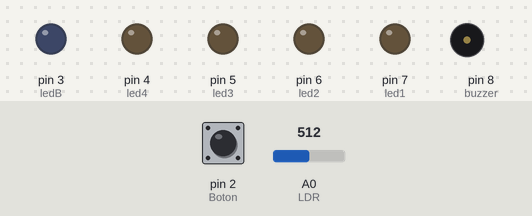
A sketch run on a simulated Arduino Uno, built with avr-gcc and run on an emulated ATmega328P. On the bench: output pins drawn as LEDs (lit = HIGH), buzzer (waves = sounding, pin HIGH). The inputs (shaded band) are chosen by the test bench; at power-on: pin 2 (Boton) LOW, A0 (LDR) = 512.

Above: at 1.2 s.
1.3 s: pin 2 (Boton) pulled HIGH for 0.15 s
At 1.7 s:
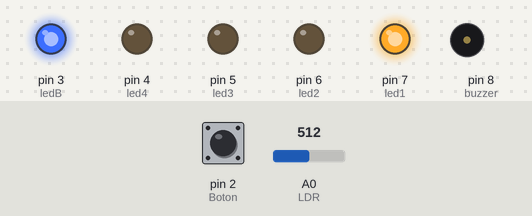
At 2.2 s:
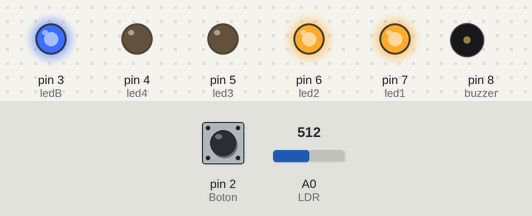
4.3 s: pin 2 (Boton) pulled HIGH for 3.2 s
At 14.0 s:
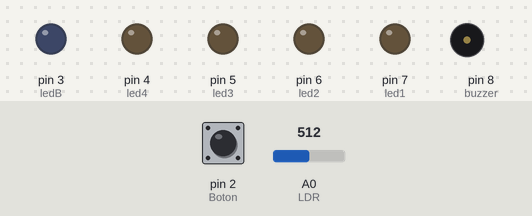
Timing chart, 0 to 15.0 s (numbered marks = the images above; inputs shaded):
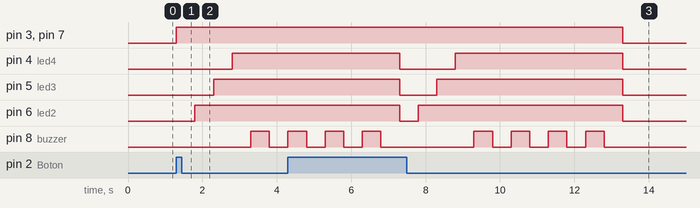

Measured:
- after the input at 1.3 s, pin 3 (ledB), pin 7 (led1): LOW → HIGH at once; pin 4 (led4): LOW → HIGH after 1.5 s; pin 5 (led3): LOW → HIGH after 1.0 s; pin 6 (led2): LOW → HIGH after 0.50 s; pin 8 (buzzer): LOW → HIGH after 2.0 s, → LOW 0.50 s later
- after the input at 4.3 s, pin 3 (ledB), pin 7 (led1): HIGH → LOW after 9.0 s instead of 3.0 s

The sketch:

Ejercicio8.ino
```cpp
//Declaracion de variables
int led1=7;
int led2=6;
int led3=5;
int led4=4;
int ledB=3;
int Boton=2;
int buzzer=8;
int LDR=A0;
int val=0;
int val1=0;
int rango=512;

//Declaracion de condiciones iniciales
void setup() {
  pinMode(led1,OUTPUT);
  pinMode(led2,OUTPUT);
  pinMode(led3,OUTPUT);
  pinMode(led4,OUTPUT);
  pinMode(ledB,OUTPUT);
  pinMode(buzzer,OUTPUT);
  pinMode(Boton,INPUT);
}
  //lop de programacion
void loop() {
  val1=digitalRead(Boton);

  if(val1==HIGH){
    digitalWrite(ledB,HIGH);
   val=analogRead(LDR);
   if(val<=rango){
    digitalWrite(led1,HIGH);
    digitalWrite(led2,LOW);
    digitalWrite(led3,LOW);
    digitalWrite(led4,LOW);
    delay(500);
    digitalWrite(led1,HIGH);
    digitalWrite(led2,HIGH);
    digitalWrite(led3,LOW);
    digitalWrite(led4,LOW);
    delay(500);
    digitalWrite(led1,HIGH);
    digitalWrite(led2,HIGH);
    digitalWrite(led3,HIGH);
    digitalWrite(led4,LOW);
    delay(500);
    digitalWrite(led1,HIGH);
    digitalWrite(led2,HIGH);
    digitalWrite(led3,HIGH);
    digitalWrite(led4,HIGH);
    delay(500);

    digitalWrite(buzzer,HIGH);
    delay(500);

    digitalWrite(buzzer,LOW);
    delay(500);

    digitalWrite(buzzer,HIGH);
    delay(500);

    digitalWrite(buzzer,LOW);
    delay(500);

    digitalWrite(buzzer,HIGH);
    delay(500);

    digitalWrite(buzzer,LOW);
    delay(500);

    digitalWrite(buzzer,HIGH);
    delay(500);

    digitalWrite(buzzer,LOW);
    delay(500);

   }
   else{
    digitalWrite(led1,LOW);
    digitalWrite(led2,LOW);
    digitalWrite(led3,LOW);
    digitalWrite(led4,LOW);
    digitalWrite(buzzer,LOW);
   }
  }
  else{
    digitalWrite(led1,LOW);
    digitalWrite(led2,LOW);
    digitalWrite(led3,LOW);
    digitalWrite(led4,LOW);
    digitalWrite(ledB,LOW);
    digitalWrite(buzzer,LOW);
    }
}
```

cuadernillo_practica9.c
```cpp
// Sensor proximidad garage
const int pin_echo=8;
const int pin_trigger=9;
int led13=13;
unsigned int tiempo, distancia;
int choque_cortinilla;

// Subiendo
int led_subiendo=7;
int boton_subir=5;

// Bajando
int led_bajando=6;
int boton_bajar=4;

void setup() {
	pinMode(pin_echo, INPUT);
	pinMode(pin_trigger, OUTPUT);
	pinMode(led13,OUTPUT);

	pinMode(led_subiendo,OUTPUT);
	pinMode(led_bajando,OUTPUT);

	pinMode(boton_subir,INPUT);
	pinMode(boton_bajar,INPUT);
}

// Return 1 if cortinilla pegando
int checha_sensor(){
	digitalWrite(pin_trigger, LOW);
	delayMicroseconds(2);

	digitalWrite(pin_trigger, HIGH);
	delayMicroseconds(10);

	digitalWrite(pin_trigger, LOW);

	tiempo=pulseIn(pin_echo,HIGH);
	distancia=tiempo/58;

	if(distancia>=15) {
		digitalWrite(led13,LOW);
		return 0;
	} else {
		digitalWrite(led13,HIGH);
		return 1;
	}
}

void loop() {
	if( digitalRead(boton_subir) )
	{
		digitalWrite(led_subiendo,HIGH);
		choque_cortinilla = checha_sensor();
		while(!choque_cortinilla)
		{
			choque_cortinilla = checha_sensor();
		}
		digitalWrite(led_subiendo,LOW);
	}
	else if ( digitalRead(boton_bajar) )
	{
		digitalWrite(led_bajando,HIGH);
		choque_cortinilla = checha_sensor();
		while(!choque_cortinilla)
		{
			choque_cortinilla = checha_sensor();
		}
		digitalWrite(led_bajando,LOW);
	}

}
```

ejercicio5.c
```cpp
// Buzzer

int LedIzqA=13;
int LedIzqB=12;
int LedIzqC=11;
int LedIzqD=3;

int LedDerA=10;
int LedDerB=9;
int LedDerC=8;
int LedDerD=2;

int Buzzer=7;

int BotonStop=4;
int BotonIzq=5;
int BotonDer=6;

int valIzq=0;
int valDer=0;
int valStop=0;

// Declaración de condiciones iniciales

void setup(){
	pinMode(LedIzqA, OUTPUT);
	pinMode(LedIzqB, OUTPUT);
	pinMode(LedIzqC, OUTPUT);
    pinMode(LedIzqD, OUTPUT);

	pinMode(LedDerA, OUTPUT);
	pinMode(LedDerB, OUTPUT);
	pinMode(LedDerC, OUTPUT);
    pinMode(LedDerD, OUTPUT);

	pinMode(Buzzer, OUTPUT);

	pinMode(BotonIzq, OUTPUT);
	pinMode(BotonDer, OUTPUT);
    pinMode(BotonStop, OUTPUT);
}

// Secuencia Loop
void loop() {
	valIzq=digitalRead(BotonIzq);

	if(valIzq==HIGH)
	{
		digitalWrite(LedIzqA, HIGH);
		digitalWrite(LedIzqB, LOW);
		digitalWrite(LedIzqC, LOW);
        digitalWrite(LedIzqD, LOW);
		delay(500);

		digitalWrite(LedIzqA, HIGH);
		digitalWrite(LedIzqB, HIGH);
		digitalWrite(LedIzqC, LOW);
        digitalWrite(LedIzqD, LOW);
		delay(500);

		digitalWrite(LedIzqA, HIGH);
		digitalWrite(LedIzqB, HIGH);
		digitalWrite(LedIzqC, HIGH);
        digitalWrite(LedIzqD, LOW);
		delay(500);

        digitalWrite(LedIzqA, HIGH);
		digitalWrite(LedIzqB, HIGH);
		digitalWrite(LedIzqC, HIGH);
        digitalWrite(LedIzqD, HIGH);

        digitalWrite(Buzzer, HIGH);
		delay(500);
	} else
	{
		digitalWrite(LedIzqA, LOW);
		digitalWrite(LedIzqB, LOW);
		digitalWrite(LedIzqC, LOW);
        digitalWrite(LedIzqD, LOW);
		digitalWrite(Buzzer, LOW);
	}

	valDer=digitalRead(BotonDer);

	if(valDer==HIGH)
	{
		digitalWrite(LedDerA, LOW);
		digitalWrite(LedDerB, LOW);
		digitalWrite(LedDerC, LOW);
        digitalWrite(LedDerD, HIGH);
		delay(500);

		digitalWrite(LedDerA, LOW);
		digitalWrite(LedDerB, LOW);
		digitalWrite(LedDerC, HIGH);
        digitalWrite(LedDerD, HIGH);
		delay(500);

        digitalWrite(LedDerA, LOW);
		digitalWrite(LedDerB, HIGH);
		digitalWrite(LedDerC, HIGH);
        digitalWrite(LedDerD, HIGH);
        delay(500);

		digitalWrite(LedDerA, HIGH);
		digitalWrite(LedDerB, HIGH);
		digitalWrite(LedDerC, HIGH);
        digitalWrite(LedDerD, HIGH);
		digitalWrite(Buzzer, HIGH);
		delay(500);
	} else
	{
		digitalWrite(LedDerA, LOW);
		digitalWrite(LedDerB, LOW);
		digitalWrite(LedDerC, LOW);
        digitalWrite(LedDerD, LOW);
		digitalWrite(Buzzer, LOW);
	}

    // Stop

    valStop=digitalRead(BotonStop);

	if(valStop==HIGH)
	{
        digitalWrite(Buzzer, HIGH);

        digitalWrite(LedIzqA, HIGH);
		digitalWrite(LedIzqB, LOW);
		digitalWrite(LedIzqC, LOW);
        digitalWrite(LedIzqD, LOW);

		digitalWrite(LedDerA, LOW);
		digitalWrite(LedDerB, LOW);
		digitalWrite(LedDerC, LOW);
        digitalWrite(LedDerD, HIGH);

        delay(500);

        digitalWrite(LedIzqD, LOW);
        digitalWrite(LedIzqA, HIGH);
		digitalWrite(LedIzqB, LOW);
		digitalWrite(LedIzqC, LOW);

		digitalWrite(LedDerA, LOW);
		digitalWrite(LedDerB, LOW);
		digitalWrite(LedDerC, HIGH);
        digitalWrite(LedDerD, LOW);

        delay(500);

        digitalWrite(LedIzqD, LOW);
        digitalWrite(LedIzqA, LOW);
		digitalWrite(LedIzqB, HIGH);
		digitalWrite(LedIzqC, LOW);

		digitalWrite(LedDerA, LOW);
		digitalWrite(LedDerB, HIGH);
		digitalWrite(LedDerC, LOW);
        digitalWrite(LedDerD, LOW);

        delay(500);

        digitalWrite(LedIzqD, LOW);
        digitalWrite(LedIzqA, LOW);
		digitalWrite(LedIzqB, LOW);
		digitalWrite(LedIzqC, HIGH);

		digitalWrite(LedDerA, HIGH);
		digitalWrite(LedDerB, LOW);
		digitalWrite(LedDerC, LOW);
        digitalWrite(LedDerD, LOW);

		delay(500);

        digitalWrite(LedIzqD, LOW);
        digitalWrite(LedIzqA, LOW);
		digitalWrite(LedIzqB, HIGH);
		digitalWrite(LedIzqC, LOW);

		digitalWrite(LedDerA, LOW);
		digitalWrite(LedDerB, HIGH);
		digitalWrite(LedDerC, LOW);
        digitalWrite(LedDerD, LOW);

        delay(500);

        digitalWrite(LedIzqD, LOW);
        digitalWrite(LedIzqA, HIGH);
		digitalWrite(LedIzqB, LOW);
		digitalWrite(LedIzqC, LOW);

		digitalWrite(LedDerA, LOW);
		digitalWrite(LedDerB, LOW);
		digitalWrite(LedDerC, HIGH);
        digitalWrite(LedDerD, LOW);

        delay(500);

        digitalWrite(LedIzqA, HIGH);
		digitalWrite(LedIzqB, LOW);
		digitalWrite(LedIzqC, LOW);
        digitalWrite(LedIzqD, LOW);

		digitalWrite(LedDerA, LOW);
		digitalWrite(LedDerB, LOW);
		digitalWrite(LedDerC, LOW);
        digitalWrite(LedDerD, HIGH);

        delay(500);
	} else
	{
        digitalWrite(LedIzqA, LOW);
		digitalWrite(LedIzqB, LOW);
		digitalWrite(LedIzqC, LOW);
        digitalWrite(LedIzqD, LOW);

		digitalWrite(LedDerA, LOW);
		digitalWrite(LedDerB, LOW);
		digitalWrite(LedDerC, LOW);
        digitalWrite(LedDerD, LOW);

        digitalWrite(Buzzer, LOW);
	}
}
```

ejercicio6_1.c
```cpp
// Pantalla 7 segmentos

int pinA=13;
int pinB=12;
int pinC=11;
int pinD=10;
int pinE=9;
int pinF=8;
int pinG=7;

void setup(){
	pinMode(pinA, OUTPUT);
	pinMode(pinB, OUTPUT);
	pinMode(pinC, OUTPUT);
	pinMode(pinD, OUTPUT);
	pinMode(pinE, OUTPUT);
	pinMode(pinF, OUTPUT);
	pinMode(pinG, OUTPUT);
}

// Apaga todos
void setAllLow() {
	digitalWrite(pinA, LOW);
	digitalWrite(pinB, LOW);
	digitalWrite(pinC, LOW);
	digitalWrite(pinD, LOW);
	digitalWrite(pinE, LOW);
	digitalWrite(pinF, LOW);
	digitalWrite(pinG, LOW);
}

// 0
void put0(int delay_time) {
	setAllLow();
	digitalWrite(pinA, HIGH);
	digitalWrite(pinB, HIGH);
	digitalWrite(pinC, HIGH);
	digitalWrite(pinD, HIGH);
	digitalWrite(pinE, HIGH);
	digitalWrite(pinF, HIGH);
	delay(delay_time);
}

// 1
void put1(int delay_time) {
	setAllLow();
	digitalWrite(pinB, HIGH);
	digitalWrite(pinC, HIGH);
	delay(delay_time);
}

// 2
void put2(int delay_time) {
	setAllLow();
	digitalWrite(pinA, HIGH);
	digitalWrite(pinB, HIGH);
	digitalWrite(pinG, HIGH);
	digitalWrite(pinE, HIGH);
	digitalWrite(pinD, HIGH);
	delay(delay_time);
}

// 3
void put3(int delay_time) {
	setAllLow();
	digitalWrite(pinA, HIGH);
	digitalWrite(pinB, HIGH);
	digitalWrite(pinG, HIGH);
	digitalWrite(pinC, HIGH);
	digitalWrite(pinD, HIGH);
	delay(delay_time);
}

// 4
void put4(int delay_time) {
	setAllLow();
	digitalWrite(pinF, HIGH);
	digitalWrite(pinB, HIGH);
	digitalWrite(pinG, HIGH);
	digitalWrite(pinC, HIGH);
	delay(delay_time);
}

// 5
void put5(int delay_time) {
	setAllLow();
	digitalWrite(pinA, HIGH);
	digitalWrite(pinC, HIGH);
	digitalWrite(pinD, HIGH);
	digitalWrite(pinF, HIGH);
	digitalWrite(pinG, HIGH);
	delay(delay_time);
}

// 6
void put6(int delay_time) {
	setAllLow();
	digitalWrite(pinA, HIGH);
	digitalWrite(pinC, HIGH);
	digitalWrite(pinD, HIGH);
	digitalWrite(pinE, HIGH);
	digitalWrite(pinF, HIGH);
	digitalWrite(pinG, HIGH);
	delay(delay_time);
}

// 7
void put7(int delay_time) {
	setAllLow();
	digitalWrite(pinA, HIGH);
	digitalWrite(pinB, HIGH);
	digitalWrite(pinC, HIGH);
	delay(delay_time);
}

// 8
void put8(int delay_time) {
	setAllLow();
	digitalWrite(pinA, HIGH);
	digitalWrite(pinB, HIGH);
	digitalWrite(pinC, HIGH);
	digitalWrite(pinD, HIGH);
	digitalWrite(pinE, HIGH);
	digitalWrite(pinF, HIGH);
	digitalWrite(pinG, HIGH);
	delay(delay_time);
}

// 9
void put9(int delay_time) {
	setAllLow();
	digitalWrite(pinA, HIGH);
	digitalWrite(pinB, HIGH);
	digitalWrite(pinC, HIGH);
	digitalWrite(pinD, HIGH);
	digitalWrite(pinF, HIGH);
	digitalWrite(pinG, HIGH);
	delay(delay_time);
}

// A
void putA(int delay_time) {
	setAllLow();
	digitalWrite(pinA, HIGH);
	digitalWrite(pinB, HIGH);
	digitalWrite(pinC, HIGH);
	digitalWrite(pinE, HIGH);
	digitalWrite(pinF, HIGH);
	digitalWrite(pinG, HIGH);
	delay(delay_time);
}

// B
void putB(int delay_time) {
	setAllLow();
	digitalWrite(pinA, HIGH);
	digitalWrite(pinB, HIGH);
	digitalWrite(pinC, HIGH);
	digitalWrite(pinD, HIGH);
	digitalWrite(pinE, HIGH);
	digitalWrite(pinF, HIGH);
	digitalWrite(pinG, HIGH);
	delay(delay_time);
}

// C
void putC(int delay_time) {
	setAllLow();
	digitalWrite(pinA, HIGH);
	digitalWrite(pinD, HIGH);
	digitalWrite(pinE, HIGH);
	digitalWrite(pinF, HIGH);
	delay(delay_time);
}

// D
void putD(int delay_time) {
	setAllLow();
	digitalWrite(pinA, HIGH);
	digitalWrite(pinB, HIGH);
	digitalWrite(pinC, HIGH);
	digitalWrite(pinD, HIGH);
	digitalWrite(pinE, HIGH);
	digitalWrite(pinF, HIGH);
	delay(delay_time);
}

// E
void putE(int delay_time) {
	setAllLow();
	digitalWrite(pinA, HIGH);
	digitalWrite(pinD, HIGH);
	digitalWrite(pinE, HIGH);
	digitalWrite(pinF, HIGH);
	digitalWrite(pinG, HIGH);
	delay(delay_time);
}

// F
void putF(int delay_time) {
	setAllLow();
	digitalWrite(pinA, HIGH);
	digitalWrite(pinE, HIGH);
	digitalWrite(pinF, HIGH);
	digitalWrite(pinG, HIGH);
	delay(delay_time);
}

// G
void putG(int delay_time) {
	setAllLow();
	digitalWrite(pinA, HIGH);
	digitalWrite(pinC, HIGH);
	digitalWrite(pinD, HIGH);
	digitalWrite(pinE, HIGH);
	digitalWrite(pinF, HIGH);
	digitalWrite(pinG, HIGH);
	delay(delay_time);
}

// H
void putH(int delay_time) {
	setAllLow();
	digitalWrite(pinB, HIGH);
	digitalWrite(pinC, HIGH);
	digitalWrite(pinE, HIGH);
	digitalWrite(pinF, HIGH);
	digitalWrite(pinG, HIGH);
	delay(delay_time);
}

// I
void putI(int delay_time) {
	setAllLow();
	digitalWrite(pinB, HIGH);
	digitalWrite(pinC, HIGH);
	delay(delay_time);
}

// J
void putJ(int delay_time) {
	setAllLow();
	digitalWrite(pinB, HIGH);
	digitalWrite(pinC, HIGH);
	digitalWrite(pinD, HIGH);
	delay(delay_time);
}

// L
void putL(int delay_time) {
	setAllLow();
	digitalWrite(pinD, HIGH);
	digitalWrite(pinE, HIGH);
	digitalWrite(pinF, HIGH);
	delay(delay_time);
}

// N
void putN(int delay_time) {
	setAllLow();
	digitalWrite(pinA, HIGH);
	digitalWrite(pinB, HIGH);
	digitalWrite(pinC, HIGH);
	digitalWrite(pinE, HIGH);
	digitalWrite(pinF, HIGH);
	delay(delay_time);
}

// O
void putO(int delay_time) {
	setAllLow();
	digitalWrite(pinA, HIGH);
	digitalWrite(pinB, HIGH);
	digitalWrite(pinC, HIGH);
	digitalWrite(pinD, HIGH);
	digitalWrite(pinE, HIGH);
	digitalWrite(pinF, HIGH);
	delay(delay_time);
}

// P
void putP(int delay_time) {
	setAllLow();
	digitalWrite(pinA, HIGH);
	digitalWrite(pinB, HIGH);
	digitalWrite(pinE, HIGH);
	digitalWrite(pinF, HIGH);
	digitalWrite(pinG, HIGH);
	delay(delay_time);
}

// Q
void putQ(int delay_time) {
	setAllLow();
	digitalWrite(pinA, HIGH);
	digitalWrite(pinB, HIGH);
	digitalWrite(pinC, HIGH);
	digitalWrite(pinF, HIGH);
	digitalWrite(pinG, HIGH);
	delay(delay_time);
}

// B
void putR(int delay_time) {
	setAllLow();
	digitalWrite(pinA, HIGH);
	digitalWrite(pinE, HIGH);
	digitalWrite(pinF, HIGH);
	delay(delay_time);
}

// S
void putS(int delay_time) {
	setAllLow();
	digitalWrite(pinA, HIGH);
	digitalWrite(pinC, HIGH);
	digitalWrite(pinD, HIGH);
	digitalWrite(pinF, HIGH);
	digitalWrite(pinG, HIGH);
	delay(delay_time);
}

// U
void putU(int delay_time) {
	setAllLow();
	digitalWrite(pinB, HIGH);
	digitalWrite(pinC, HIGH);
	digitalWrite(pinD, HIGH);
	digitalWrite(pinE, HIGH);
	digitalWrite(pinF, HIGH);
	delay(delay_time);
}

// Y
void putY(int delay_time) {
	setAllLow();
	digitalWrite(pinB, HIGH);
	digitalWrite(pinC, HIGH);
	digitalWrite(pinF, HIGH);
	digitalWrite(pinG, HIGH);
	delay(delay_time);
}

// Z
void putZ(int delay_time) {
	setAllLow();
	digitalWrite(pinA, HIGH);
	digitalWrite(pinB, HIGH);
	digitalWrite(pinD, HIGH);
	digitalWrite(pinE, HIGH);
	digitalWrite(pinG, HIGH);
	delay(delay_time);
}

void contador_horno(){
	put9(1000);
	put8(1000);
	put7(1000);
	put6(1000);
	put5(1000);
	put4(1000);
	put3(1000);
	put2(1000);
	put1(1000);
	put0(1000);
}

void letras_A_G(){
	putA(500);
	putB(500);
	putC(500);
	putD(500);
	putE(500);
	putF(500);
	putG(500);
}

// Secuencia Loop
void loop() {
	// contador_horno();
    letras_A_G();
}
```

ejercicio7_1.c
```cpp
int led = 13;
int analogpin = A0;
int val = 0;
int umbral = 512;

// Condiciones iniciales
void setup() {
    pinMode(led, OUTPUT);
}

void loop() {
    val = analogRead(analogpin);

    if (val >= umbral) {
        digitalWrite(led,HIGH);
    }
    else {
        digitalWrite(led, LOW);
    }
}
```

practica13.c
```cpp
int motor_a = 3;
int motor_a1 = 4;

void setup()
{
    pinMode(motor_a, OUTPUT);
    pinMode(motor_a1, OUTPUT);
}

void go_a(int ms){
    digitalWrite(motor_a, HIGH);
    digitalWrite(motor_a1, LOW);
    delay(ms);
}

void reverse_a(int ms){
    digitalWrite(motor_a, LOW);
    digitalWrite(motor_a1, HIGH);
    delay(ms);
}

void stop(int ms){
    digitalWrite(motor_a, LOW);
    digitalWrite(motor_a1, LOW);
}

void loop()
{
    go_a(1000);
    stop(1000);
    reverse_a(1000);
}
```

practica5_1.c
```cpp
// Buzzer

int LedIzqA=13;
int LedIzqB=12;
int LedIzqC=11;

int LedDerA=10;
int LedDerB=9;
int LedDerC=8;

int Buzzer=7;

int BotonIzq=5;
int BotonDer=6;

int valIzq=0;
int valDer=0;

// Declaración de condiciones iniciales

void setup(){
	pinMode(LedIzqA, OUTPUT);
	pinMode(LedIzqB, OUTPUT);
	pinMode(LedIzqC, OUTPUT);

	pinMode(LedDerA, OUTPUT);
	pinMode(LedDerB, OUTPUT);
	pinMode(LedDerC, OUTPUT);

	pinMode(Buzzer, OUTPUT);

	pinMode(BotonIzq, OUTPUT);
	pinMode(BotonDer, OUTPUT);
}

// Secuencia Loop
void loop() {
	valIzq=digitalRead(BotonIzq);

	if(valIzq==HIGH)
	{
		digitalWrite(LedIzqA, HIGH);
		digitalWrite(LedIzqB, LOW);
		digitalWrite(LedIzqC, LOW);
		delay(500);

		digitalWrite(LedIzqA, HIGH);
		digitalWrite(LedIzqB, HIGH);
		digitalWrite(LedIzqC, LOW);
		delay(500);

		digitalWrite(LedIzqA, HIGH);
		digitalWrite(LedIzqB, HIGH);
		digitalWrite(LedIzqC, HIGH);
		digitalWrite(Buzzer, HIGH);
		delay(500);
	} else
	{
		digitalWrite(LedIzqA, LOW);
		digitalWrite(LedIzqB, LOW);
		digitalWrite(LedIzqC, LOW);
		digitalWrite(Buzzer, LOW);
	}

	valDer=digitalRead(BotonDer);

	if(valDer==HIGH)
	{
		digitalWrite(LedDerA, LOW);
		digitalWrite(LedDerB, LOW);
		digitalWrite(LedDerC, HIGH);
		delay(500);

		digitalWrite(LedDerA, LOW);
		digitalWrite(LedDerB, HIGH);
		digitalWrite(LedDerC, HIGH);
		delay(500);

		digitalWrite(LedDerA, HIGH);
		digitalWrite(LedDerB, HIGH);
		digitalWrite(LedDerC, HIGH);
		digitalWrite(Buzzer, HIGH);
		delay(500);
	} else
	{
		digitalWrite(LedDerA, LOW);
		digitalWrite(LedDerB, LOW);
		digitalWrite(LedDerC, LOW);
		digitalWrite(Buzzer, LOW);
	}
}
```

practica7_1.c
```cpp
int led = 13;
int analogpin = A0;
int val = 0;
int umbral = 512;

int pinA = 2;
int pinB = 3;
int pinC = 4;
int pinD = 5;
int pinE = 6;
int pinF = 7;
int pinG = 8;


// Apaga todos
void setAllLow() {
	digitalWrite(pinA, LOW);
	digitalWrite(pinB, LOW);
	digitalWrite(pinC, LOW);
	digitalWrite(pinD, LOW);
	digitalWrite(pinE, LOW);
	digitalWrite(pinF, LOW);
	digitalWrite(pinG, LOW);
}

// Condiciones iniciales
void setup() {
    Serial.begin(9600);
    pinMode(led, OUTPUT);
}

void loop() {
    Serial.println(analogRead(A0));
    val = analogRead(analogpin);

    if (val >= umbral) {
        digitalWrite(led,HIGH);
    }
    else {
        digitalWrite(led,LOW);
    }
}
```

practica9.c
```cpp
const int pin_echo=8;
const int pin_trigger=9;
int led13=13;

unsigned int tiempo, distancia;

void setup() {
    pinMode(pin_echo, INPUT);
    pinMode(pin_trigger, OUTPUT);
    pinMode(led13,OUTPUT);
}

void loop() {
    digitalWrite(pin_trigger, LOW);
    delayMicroseconds(2);

    digitalWrite(pin_trigger, HIGH);
    delayMicroseconds(10);

    digitalWrite(pin_trigger, LOW);

    tiempo=pulseIn(pin_echo,HIGH);
    distancia=tiempo/58;

    if(distancia>=15) {
        digitalWrite(led13,HIGH);
    } else {
        digitalWrite(led13,LOW);
    }
}
```

Source omitted: ejercicio6_2.c (8001 bytes), ejercicio7_2.c (6649 bytes), practica5_2.c (3211 bytes), practica7.c (6762 bytes)
